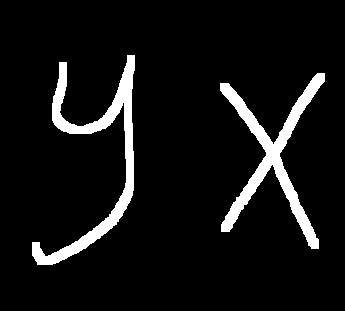
#> input picture 3.png, 345 x 311 px
$ python -i OCR_GUI.py   (imports and definitions only)
#> lines starting #> are read from the running program, lines starting #| are printed output that depends on the picture; after the words box and inside, x2 and y2 are one past the last pixel; in counts of white or black regions, pixels touching at a corner belong together
import pandas as pd
import numpy as np
import matplotlib.pyplot as plt
from sklearn.model_selection import KFold

# [1 line that did not run here, left out]

# [1 line not run here, left out]
#_____________________________________________

#X is a numpy list that contains all the columns after 0 (the images)
# [1 line that did not run here, left out]
#y is a numpy list that contains the column 0 (the labels)
# [1 line that did not run here, left out]

kf = KFold(n_splits=150)

# [3 lines not run here, left out]


#________________________
from sklearn.preprocessing import StandardScaler

ss = StandardScaler()

# [1 line that did not run here, left out]
# [1 line that did not run here, left out]

#to start using the random forest classifier so we can train the algorithm using the data we are preparing
from sklearn.ensemble import RandomForestClassifier
rf_model = RandomForestClassifier(n_estimators=150, criterion = 'entropy', random_state=42, min_samples_split =6, min_samples_leaf=1, max_depth=90, bootstrap=False)


#start using decision trees model
from  sklearn.tree  import DecisionTreeClassifier
dt_model = DecisionTreeClassifier(criterion='entropy', random_state=42)

#_________________________________________

#start the training
# [2 lines not run here, left out]

#_____________________________________________
from tkinter import *
from tkinter import ttk
from tkinter.filedialog import askopenfilename
from PIL import Image
import cv2


# [1 line not run here, left out]

#______________________________________________________


def OCR_PREPROC(image_path):
#> called with image_path = '3.png'
    img = cv2.imread(image_path)
#> img is the input picture: shape (311, 345, 3); 7.5% white; 2 white regions, box (x1, y1, x2, y2) and area: (32, 55, 135, 265) 4100, (220, 73, 325, 249) 3960
    gray = cv2.cvtColor(img, cv2.COLOR_BGR2GRAY) #to make it in gray scale

    ret, thresh = cv2.threshold(gray, 0, 255, cv2.THRESH_OTSU) #to make it binary
#> ret = 0

    # helps in detecting the chars
    rect_kernel = cv2.getStructuringElement(cv2.MORPH_RECT, (30, 10))
    threshed = cv2.morphologyEx(thresh, cv2.MORPH_CLOSE, rect_kernel)
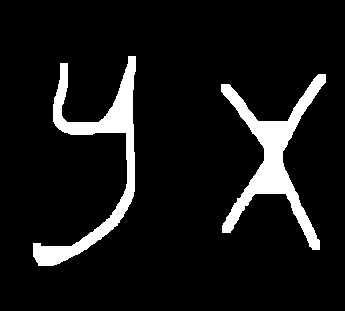
#> threshed: shape (311, 345); 8.8% white; 2 white regions

    #find the Contours of an image then create boundingRect
    ctrs, hier= cv2.findContours(thresh.copy(), cv2.RETR_LIST, cv2.CHAIN_APPROX_SIMPLE)
#> ctrs = 2 contours; box (x1, y1, x2, y2) and area: (32, 55, 135, 265) 3705, (220, 73, 325, 249) 3636
    sorted_ctrs = sorted(ctrs, key=lambda ctr: cv2.boundingRect(ctr)[0])
#> sorted_ctrs has the same summary as ctrs

    images_char = []
    for i, ctr in enumerate(sorted_ctrs):
        x, y, w, h = cv2.boundingRect(ctr) #to get x-axis, y-axis, width, hight.

        roi = img[y:y + h, x:x + w] #it gets the position of every char

        area = w*h  #area of the char

        if area > 250 : # we want the area that is bigger than 250 pixel to ignor all the small things on the image
            rect = cv2.rectangle(img, (x, y), (x + w, y + h), (0, 255, 0), 2) #draw the rectangle
            images_char.append(gray[y: y + h, x :x + w ]) #take all chars from the gray image and append to list


        #change the size to 28x28 and convert it to vector
        for i in range(len(images_char)):
            images_char[i] = cv2.resize(images_char[i],(28,28)).flatten()
#> this loop made 2 passes
#> (x, y, w, h, area) on passes 1 to 2: (32, 55, 103, 210, 21630), (220, 73, 105, 176, 18480)
#> pass 1, in OCR_PREPROC, `roi = img[y:y + h, x:x + w]`:
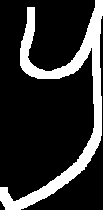
#> roi: shape (210, 103, 3); 19% white; 1 white region, box (x1, y1, x2, y2) and area: (0, 0, 103, 210) 4100
#> pass 2, in OCR_PREPROC, `roi = img[y:y + h, x:x + w]`:
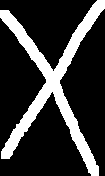
#> roi: shape (176, 105, 3); 21.4% white; 1 white region, box (x1, y1, x2, y2) and area: (0, 0, 105, 176) 3960
#> pass 2, in OCR_PREPROC, `rect = cv2.rectangle(img, (x, y), (x + w, y + h), (0, 255, 0), 2)`:
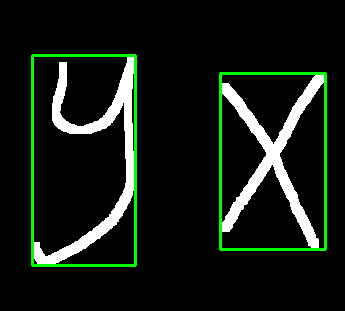
#> rect: shape (311, 345, 3); mean B, G, R 18.8, 27.3, 18.8
#> after the loop, images_char = 2 items

    return images_char

    #import matplotlib.pyplot as plt
    #befor detecting all chars
    #plt.imshow(thresh,cmap='gray')

    #after detecting all chars
    #plt.imshow(rect)

#______________________________________________________

# [55 lines left out: functions OCR_RF, OCR_DT, readFimage, OpenFile, not called in this run]

#_______________________________________________

# [1 line that did not run here, left out]
path = StringVar()

# [1 line that did not run here, left out]
# [1 line not run here, left out]
# [1 line that did not run here, left out]
# [1 line not run here, left out]

# [1 line that did not run here, left out]
# [1 line not run here, left out]

# [1 line that did not run here, left out]
# [1 line not run here, left out]

# [1 line that did not run here, left out]
# [1 line not run here, left out]

# [1 line that did not run here, left out]
# [1 line not run here, left out]

# [1 line that did not run here, left out]
# [1 line not run here, left out]

# [1 line that did not run here, left out]
# [1 line not run here, left out]

# [1 line that did not run here, left out]
# [5 lines not run here, left out]

>>> result = OCR_PREPROC('3.png')
#> result = 2 items

$ run again, on 4.png
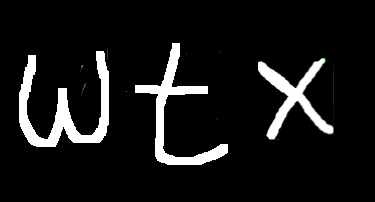
#> input picture 4.png, 375 x 202 px
#> in OCR_PREPROC, img is the input picture: shape (202, 375, 3); mean B, G, R 23, 23, 23
#> in OCR_PREPROC, `ret, thresh = cv2.threshold(gray, 0, 255, cv2.THRESH_OTSU)`:
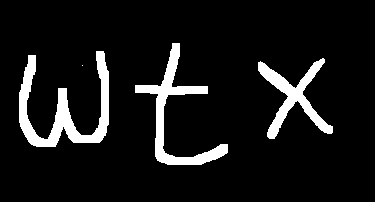
#> thresh: shape (202, 375); 9% white; 4 white regions (1 under 20 px), largest, box (x1, y1, x2, y2) and area: (19, 51, 109, 147) 2810, (135, 43, 228, 165) 2249, (258, 58, 333, 139) 1759
#> ret = 126
#> threshed: shape (202, 375); 12% white; 2 white regions
#> ctrs = 4 contours, 1 with area under 20; largest, box (x1, y1, x2, y2) and area: (19, 51, 109, 147) 2521, (135, 43, 228, 165) 2000, (258, 58, 333, 139) 1599
#> sorted_ctrs has the same summary as ctrs
#> the loop in OCR_PREPROC, `for i, ctr in enumerate(sorted_ctrs):` made 4 passes
#> (x, y, w, h, area) on passes 1, 3, 4: (19, 51, 90, 96, 8640), (135, 43, 93, 122, 11346), (258, 58, 75, 81, 6075)
#> after the loop in OCR_PREPROC, `for i, ctr in enumerate(sorted_ctrs):`:
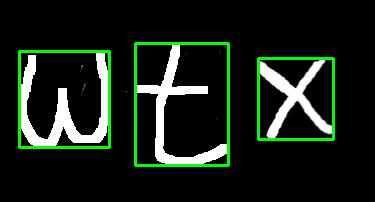
#> img: shape (202, 375, 3); 4.4% of pixels changed, all inside (x1, y1, x2, y2) = (18, 42, 335, 167)
#> after the loop in OCR_PREPROC, `for i, ctr in enumerate(sorted_ctrs):`: images_char = 3 items
